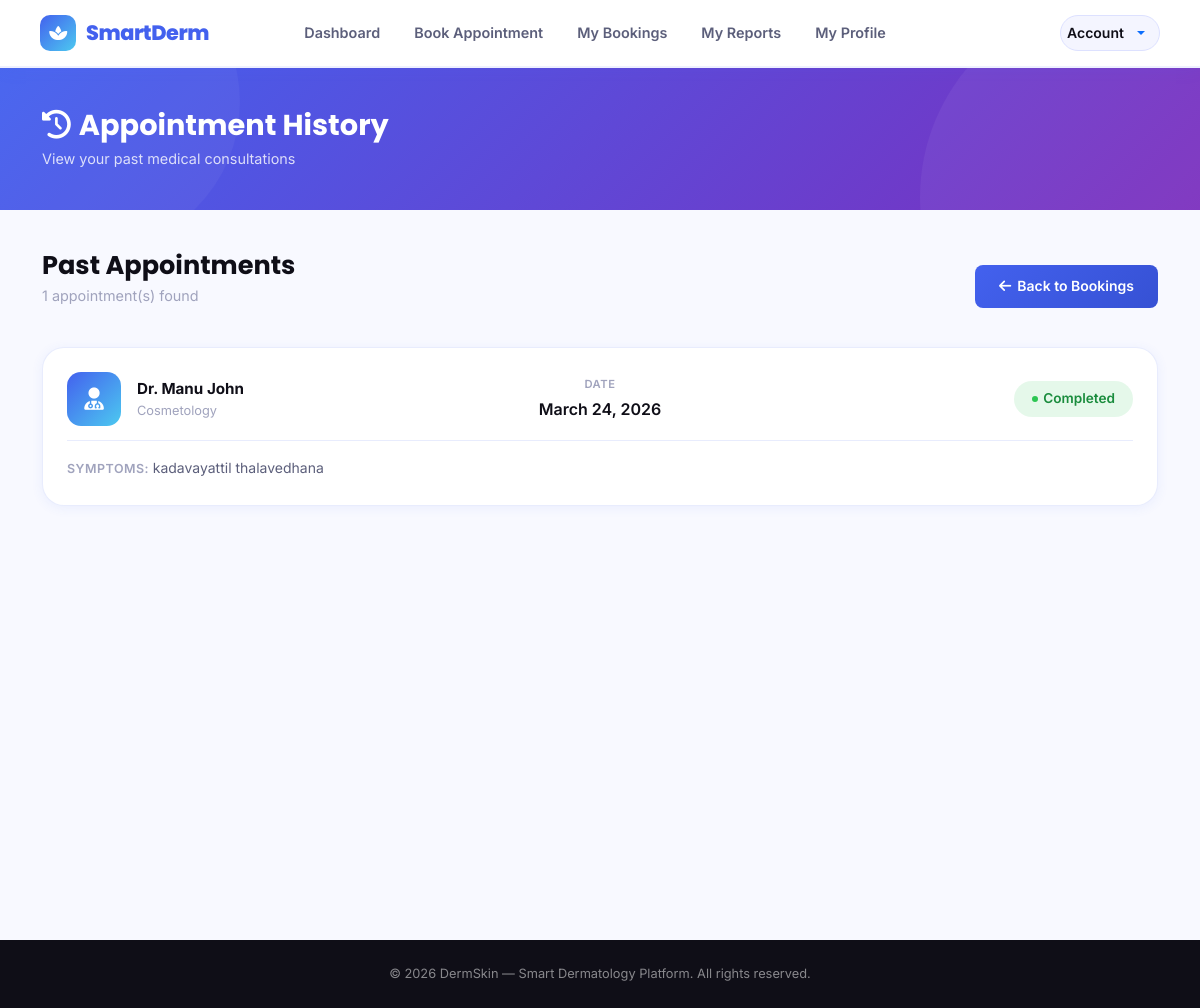
The app's page /appointment-history/ (signed in), older data.
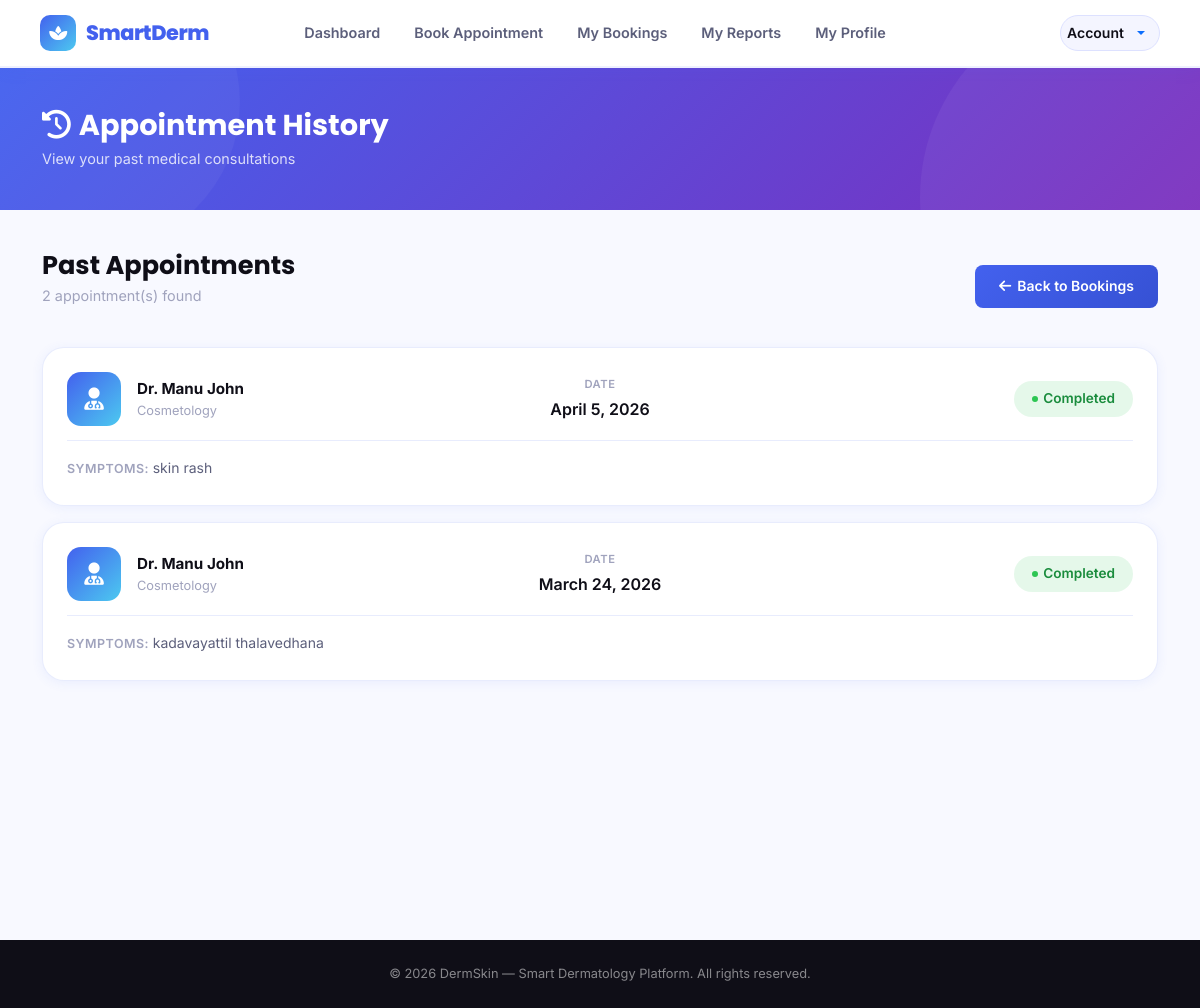
The same page, newer data.
### patient/models.py (models this page shows, shortened)
class tbl_appointment(models.Model):
    STATUS_CHOICES = [
        ('pending', 'Pending'),
        ('confirmed', 'Confirmed'),
        ('completed', 'Completed'),
        ('cancelled', 'Cancelled'),
    ]
    patient = models.ForeignKey(tbl_patient, on_delete=models.CASCADE, related_name='appointments')
    doctor = models.ForeignKey(tbl_doctor, on_delete=models.CASCADE, related_name='appointments')
    appointment_date = models.DateField()
    token_number = models.IntegerField()
    estimated_time = models.TimeField()
    status = models.CharField(max_length=20, choices=STATUS_CHOICES, default='pending')
    symptoms = models.TextField(blank=True, null=True)
    created_at = models.DateTimeField(auto_now_add=True)
    updated_at = models.DateTimeField(auto_now=True)
    class Meta:
        unique_together = ('doctor', 'appointment_date', 'token_number')
        ordering = ['appointment_date', 'token_number']

### clinicadmin/models.py (models this page shows)
class tbl_doctor(models.Model):
    name=models.CharField(max_length=20)
    age=models.IntegerField()
    gender=models.CharField(max_length=10)
    profile_picture=models.ImageField(upload_to='doctor_profiles/', blank=True, null=True)
    email=models.EmailField(max_length=128,unique=True)
    phone_number=models.CharField(max_length=20)
    address=models.TextField()
    identification=models.ImageField(upload_to='doctor_id_proofs/', blank=True, null=True)
    specialization=models.CharField(max_length=30)
    qualification = models.CharField(max_length=50, blank=True, null=True)
    medical_registration_number=models.CharField(max_length=20,unique=True)
    password=models.CharField(max_length=128,blank=True)

### patient/views.py (the view)
# urls.py: path('appointment-history/', views.appointment_history, name='appointment_history'),
def appointment_history(request):
    pid = request.session['pid']
    today = date.today()
    history = tbl_appointment.objects.filter(
        patient_id=pid,
        appointment_date__lt=today
    ).filter(
        status__in=["confirmed", "cancelled","Cancelled","Completed","completed"]   # explicitly include both
    ).order_by('-appointment_date')
    return render(request, 'patient/history_booking.html', {'history': history})

### patient/Templates/patient/history_booking.html (shortened to what this page needs)
{% extends 'base/header.html' %}
{% block content %}
<div class="page-banner">
    <div class="container position-relative" style="z-index:1">
        <h1><i class="fas fa-history me-2"></i>Appointment History</h1>
        <p>View your past medical consultations</p>
    </div>
</div>
<div class="page-wrapper">
<div class="container">
<div class="d-flex justify-content-between align-items-center mb-4" data-aos="fade-up">
    <div>
        <h2 class="section-heading">Past Appointments</h2>
        <p class="section-subheading">{{ history|length }} appointment(s) found</p>
    </div>
    <div class="d-flex gap-2">
        <a href="{% url 'webpatient:myBookings' %}" class="btn-ds-primary">
            <i class="fas fa-arrow-left"></i> Back to Bookings
        </a>
    </div>
</div>
<div class="d-flex flex-column gap-3">
{% for app in history %}
<div class="ds-card" data-aos="fade-up">
<div class="ds-card-body">
<div class="row align-items-center g-3">
<div class="col-lg-4">
<div class="d-flex align-items-center gap-3">
<div style="width:54px;height:54px;border-radius:14px;background:linear-gradient(135deg,var(--primary),var(--secondary));display:flex;align-items:center;justify-content:center;font-size:1.4rem;color:white;flex-shrink:0;">
<i class="fas fa-user-md"></i>
</div>
<div>
<div style="font-weight:700;color:var(--text-dark);font-size:0.95rem;">
{{ app.doctor.name }}
</div>
<div style="font-size:0.8rem;color:var(--text-muted);">
{{ app.doctor.specialization }}
</div>
</div>
</div>
</div>
<div class="col-lg-4 text-center">
<div style="font-size:0.7rem;color:var(--text-muted);text-transform:uppercase;font-weight:600;letter-spacing:0.05em;">
Date
</div>
<div style="font-weight:600;color:var(--text-dark);margin-top:3px;">
{{ app.appointment_date }}
</div>
</div>
<div class="col-lg-4 d-flex justify-content-lg-end">
{% if app.status|lower == "cancelled" %}
    <span class="status-pill cancelled" style="font-size:0.85rem;padding:7px 18px;">
        Cancelled
    </span>
{% else %}
    <span class="status-pill completed" style="font-size:0.85rem;padding:7px 18px;">
        Completed
    </span>
{% endif %}
</div>
</div>
{% if app.symptoms %}
<div style="margin-top:14px;padding-top:14px;border-top:1px solid var(--border);">
<span style="font-size:0.78rem;color:var(--text-muted);font-weight:600;text-transform:uppercase;letter-spacing:0.04em;">
Symptoms:
</span>
<span style="font-size:0.875rem;color:var(--text-mid);">
{{ app.symptoms }}
</span>
</div>
{% endif %}
</div>
</div>
{% endfor %}
</div>
</div>
</div>
{% endblock %}

Row changes from the older to the newer data that the page shows:
added tbl_appointment: doctor.name "Dr. Manu John", doctor.specialization "Cosmetology", appointment_date "April 5, 2026", status "Completed", symptoms "skin rash"
Text that changed along with them:
{{ history|length }}: "1" → "2"
